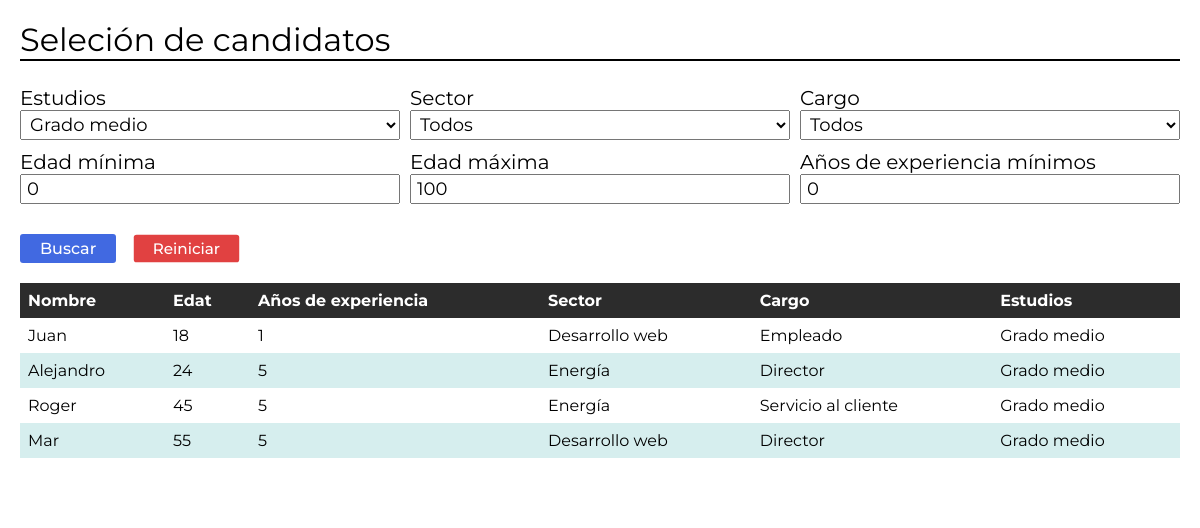
Screenshot of /index.php?estudios=2 with the database file from the repository.
### tables this page shows
CREATE TABLE tb_candidats(
  id INT PRIMARY KEY AUTO_INCREMENT,
  nom VARCHAR(20) NOT NULL,
  edat INT NOT NULL,
  anys_experiencia INT NOT NULL,
  estudis INT NOT NULL,
  carrec INT NOT NULL,
  sector INT NOT NULL,
  FOREIGN KEY fk_estudis(estudis) REFERENCES estudis(id),
  FOREIGN KEY fk_carrec(carrec) REFERENCES carrec(id), 
  FOREIGN KEY fk_sector(sector) REFERENCES sector(id) 
);

CREATE TABLE sector(
  id INT PRIMARY KEY AUTO_INCREMENT,
  nom VARCHAR(100) NOT NULL
);

CREATE TABLE carrec(
  id INT PRIMARY KEY AUTO_INCREMENT,
  nom VARCHAR(100) NOT NULL
);

CREATE TABLE estudis(
  id INT PRIMARY KEY AUTO_INCREMENT,
  nom VARCHAR(100) NOT NULL
);

### index.php (the view, shortened to what this page needs)
<!DOCTYPE html>
<html lang="es">
<head>
  <link rel="stylesheet" href="./css/style.css">
</head>
<?php
  include('db/connector.php');
?>
<body>
  <main>
    <header>
      <h1>Seleción de candidatos</h1>
    </header>
    <form action="index.php">
      <div>
        <h2>Estudios</h2>
        <select name="estudios">
          <?php
            $sql = ("SELECT * FROM estudis");
            $result=mysqli_query($dblink,$sql) or exit(mysqli_error($dblink));
            while($reg=mysqli_fetch_array($result)){?>
              <option value='<?php echo $reg['id']?>' <?php
              if(isset($_REQUEST['estudios'])){
                if($reg['id'] == $_REQUEST['estudios']){
                  echo 'selected="selected"';
                }
              } ?>
              ><?php echo $reg['nom']?></option>
            <?php };
          ?>
        </select>
      </div>
      <div>
        <h2>Sector</h2>
        <select name="sector">
          <option value='0'>Todos</option>
        </select>
      </div>
      <div>
        <h2>Cargo</h2>
        <select name="cargo">
          <option value="0">Todos</option>
        </select>
      </div>
      <div>
        <h2>Edad mínima</h2>
        <input type="number" min="0" max="100" name="edadmi" <?php
          if(isset($_REQUEST['edadmi'])){ echo 'value="'.$_REQUEST['edadmi'].'"'; }else{ echo 'value="0"'; };
        ?>
        >
      </div>
      <div>
        <h2>Edad máxima</h2>
        <input type="number" min="0" max="100" name="edadma"<?php
          if(isset($_REQUEST['edadma'])){ echo 'value="'.$_REQUEST['edadma'].'"'; }else{ echo 'value="100"'; };
        ?>
        >
      </div>
      <div>
        <h2>Años de experiencia mínimos</h2>
        <input type="number" min="0" max="100" name="experiencia" <?php
          if(isset($_REQUEST['experiencia'])){ echo 'value="'.$_REQUEST['experiencia'].'"'; }else{ echo 'value="0"'; }; ?>>
      </div>
      <div class="buttons">
        <button type="submit">Buscar</button>
        <a href="index.php">Reiniciar</a>
      </div>
    </form>
    <section>
      <?php
      $x = '';
      $arr = [];
      if(isset($_REQUEST['estudios']) && $_REQUEST['estudios'] != 0){
        array_push($arr,'tb_candidats.estudis ='.$_REQUEST['estudios']);
      }
      for($i = 0; $i < count($arr);$i++){
        if($i == 0){
          $x = ' WHERE '.$arr[0];
        }else{
          $x = $x.' AND '.$arr[$i];
        }
      }
        $sql = ("SELECT tb_candidats.nom nom,
                        tb_candidats.edat,
                        tb_candidats.anys_experiencia experiencia,
                        tb_candidats.sector sectorid,
                        tb_candidats.carrec carrecid,
                        tb_candidats.estudis estudisid,
                        sector.nom sector,
                        carrec.nom carrec,
                        estudis.nom estudis
                        FROM tb_candidats
                        LEFT JOIN sector ON tb_candidats.sector = sector.id
                        LEFT JOIN carrec ON tb_candidats.carrec = carrec.id
                        LEFT JOIN estudis ON tb_candidats.estudis = estudis.id $x
                        ");
        $result=mysqli_query($dblink,$sql) or exit(mysqli_error($dblink));
        if(mysqli_num_rows($result) == 0){
          echo "<h5>No hay candidatos</h5>";
        }else{
          echo "<table><thead><tr><th>Nombre</th><th>Edat</th><th>Años de experiencia</th><th>Sector</th><th>Cargo</th><th>Estudios</th></tr></thead><tbody>";
          while($reg=mysqli_fetch_array($result)){?>
            <tr>
              <td><?php echo $reg['nom']?></td>
              <td><?php echo $reg['edat']?></td>
              <td><?php echo $reg['experiencia']?></td>
              <td><?php echo $reg['sector']?></td>
              <td><?php echo $reg['carrec']?></td>
              <td><?php echo $reg['estudis']?></td>
            </tr>
          <?php }
          echo "</tbody></table>";
        }; ?>
    </section>
  </main>
</body>
</html>

### css/style.css (style rules this page uses)
* { margin: 0; padding: 0; box-sizing: border-box; font-family: 'Montserrat',sans-serif; }
main { max-width: 100%; width: 1200px; margin: 0 auto; padding: 20px; background: white; min-height: 500px; }
main header { border-bottom: 2px solid black; }
main header h1 { font-weight: 400; }
main form { margin-top: 25px; max-width: 100%; display: grid; gap: 10px; grid-template-columns: repeat(auto-fit, minmax(300px,1fr)); }
main form h2 { font-weight: 400; font-size: 20px; }
main form input, select { width: 100%; height: 30px; font-size: 18px; padding: 0 5px; }
.buttons { margin: 20px 0; display: flex; gap: 15px; }
.buttons button, .buttons a { border: none; border-radius: 3px; padding: 5px 20px; outline: none; color: white; font-weight: 500; font-size: 16px; cursor: pointer; transition: transform 0.3s; }
.buttons button:active, .buttons a { transform: scale(0.95); }
.buttons button:first-child { background-color: royalblue; }
.buttons a { background-color: rgb(225, 65, 65); text-decoration: none; }
table { border-collapse: collapse; width: 100%; }
th { background-color: rgb(44, 44, 44); color: white; }
th, td { text-align: left; padding: 8px; }
tr:nth-child(even) { background-color: #D6EEEE; }

### rows the page displays
tb_candidats: nom "Juan", edat "18", anys_experiencia "1", sector.nom "Desarrollo web", carrec.nom "Empleado", estudis.nom "Grado medio"
tb_candidats: nom "Alejandro", edat "24", anys_experiencia "5", sector.nom "Energía", carrec.nom "Director", estudis.nom "Grado medio"
tb_candidats: nom "Roger", edat "45", anys_experiencia "5", sector.nom "Energía", carrec.nom "Servicio al cliente", estudis.nom "Grado medio"
tb_candidats: nom "Mar", edat "55", anys_experiencia "5", sector.nom "Desarrollo web", carrec.nom "Director", estudis.nom "Grado medio"

### other values shown
form field estudios "Grado medio"
